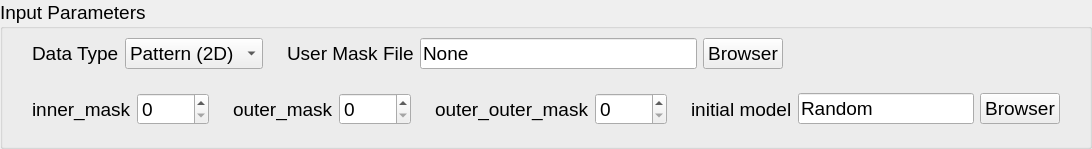
                <widget class="QGroupBox" name="groupBox_6">
                 <property name="font">
                  <font>
                   <pointsize>14</pointsize>
                  </font>
                 </property>
                 <property name="title">
                  <string notr="true">Input Parameters</string>
                 </property>
                 <property name="flat">
                  <bool>false</bool>
                 </property>
                 <property name="checkable">
                  <bool>false</bool>
                 </property>
                 <layout class="QVBoxLayout" name="verticalLayout_21">
                  <property name="topMargin">
                   <number>0</number>
                  </property>
                  <property name="bottomMargin">
                   <number>12</number>
                  </property>
                  <item>
                   <widget class="QWidget" name="widget_55" native="true">
                    <layout class="QHBoxLayout" name="horizontalLayout_45">
                     <property name="topMargin">
                      <number>0</number>
                     </property>
                     <property name="bottomMargin">
                      <number>0</number>
                     </property>
                     <item>
                      <widget class="QWidget" name="widget_52" native="true">
                       <layout class="QHBoxLayout" name="horizontalLayout_42">
                        <item>
                         <widget class="QLabel" name="label_42">
                          <property name="font">
                           <font>
                            <pointsize>14</pointsize>
                           </font>
                          </property>
                          <property name="text">
                           <string>Data Type</string>
                          </property>
                         </widget>
                        </item>
                        <item>
                         <widget class="QComboBox" name="comboBox_8">
                          <item>
                           <property name="text">
                            <string>Pattern (2D)</string>
                           </property>
                          </item>
                          <item>
                           <property name="text">
                            <string>Volume (3D)</string>
                           </property>
                          </item>
                         </widget>
                        </item>
                       </layout>
                      </widget>
                     </item>
                     <item>
                      <widget class="QWidget" name="widget_54" native="true">
                       <layout class="QHBoxLayout" name="horizontalLayout_44" stretch="0,0,0,0">
                        <item>
                         <widget class="QLabel" name="label_44">
                          <property name="font">
                           <font>
                            <pointsize>14</pointsize>
                           </font>
                          </property>
                          <property name="toolTip">
                           <string extracomment="only .npy file">&lt;html&gt;&lt;head/&gt;&lt;body&gt;&lt;p&gt;support &amp;quot;.npy&amp;quot; &amp;amp; binary file&lt;/p&gt;&lt;/body&gt;&lt;/html&gt;</string>
                          </property>
                          <property name="text">
                           <string>User Mask File</string>
                          </property>
                         </widget>
                        </item>
                        <item>
                         <widget class="QLineEdit" name="lineEdit_10">
                          <property name="text">
                           <string>None</string>
                          </property>
                          <property name="readOnly">
                           <bool>false</bool>
                          </property>
                         </widget>
                        </item>
                        <item>
                         <widget class="QPushButton" name="pushButton_15">
                          <property name="text">
                           <string>Browser</string>
                          </property>
                         </widget>
                        </item>
                        <item>
                         <spacer name="horizontalSpacer_25">
                          <property name="orientation">
                           <enum>Qt::Horizontal</enum>
                          </property>
                          <property name="sizeHint" stdset="0">
                           <size>
                            <width>40</width>
                            <height>20</height>
                           </size>
                          </property>
                         </spacer>
                        </item>
                       </layout>
                      </widget>
                     </item>
                    </layout>
                   </widget>
                  </item>
                  <item>
                   <widget class="QWidget" name="widget_56" native="true">
                    <layout class="QHBoxLayout" name="horizontalLayout_50">
                     <property name="topMargin">
                      <number>0</number>
                     </property>
                     <property name="bottomMargin">
                      <number>0</number>
                     </property>
                     <item>
                      <widget class="QWidget" name="widget_57" native="true">
                       <layout class="QHBoxLayout" name="horizontalLayout_46">
                        <item>
                         <widget class="QLabel" name="label_45">
                          <property name="font">
                           <font>
                            <pointsize>14</pointsize>
                           </font>
                          </property>
                          <property name="toolTip">
                           <string>&lt;html&gt;&lt;head/&gt;&lt;body&gt;&lt;p&gt;0 means None&lt;/p&gt;&lt;/body&gt;&lt;/html&gt;</string>
                          </property>
                          <property name="text">
                           <string>inner_mask</string>
                          </property>
                         </widget>
                        </item>
                        <item>
                         <widget class="QSpinBox" name="spinBox_20">
                          <property name="maximum">
                           <number>8192</number>
                          </property>
                         </widget>
                        </item>
                       </layout>
                      </widget>
                     </item>
                     <item>
                      <widget class="QWidget" name="widget_58" native="true">
                       <layout class="QHBoxLayout" name="horizontalLayout_47">
                        <item>
                         <widget class="QLabel" name="label_46">
                          <property name="font">
                           <font>
                            <pointsize>14</pointsize>
                           </font>
                          </property>
                          <property name="toolTip">
                           <string>&lt;html&gt;&lt;head/&gt;&lt;body&gt;&lt;p&gt;0 means None&lt;/p&gt;&lt;/body&gt;&lt;/html&gt;</string>
                          </property>
                          <property name="text">
                           <string>outer_mask</string>
                          </property>
                         </widget>
                        </item>
                        <item>
                         <widget class="QSpinBox" name="spinBox_21">
                          <property name="maximum">
                           <number>8192</number>
                          </property>
                         </widget>
                        </item>
                       </layout>
                      </widget>
                     </item>
                     <item>
                      <widget class="QWidget" name="widget_59" native="true">
                       <layout class="QHBoxLayout" name="horizontalLayout_48">
                        <item>
                         <widget class="QLabel" name="label_47">
                          <property name="font">
                           <font>
                            <pointsize>14</pointsize>
                           </font>
                          </property>
                          <property name="toolTip">
                           <string>&lt;html&gt;&lt;head/&gt;&lt;body&gt;&lt;p&gt;0 means None&lt;/p&gt;&lt;/body&gt;&lt;/html&gt;</string>
                          </property>
                          <property name="text">
                           <string>outer_outer_mask</string>
                          </property>
                         </widget>
                        </item>
                        <item>
                         <widget class="QSpinBox" name="spinBox_22">
                          <property name="maximum">
                           <number>8192</number>
                          </property>
                         </widget>
                        </item>
                       </layout>
                      </widget>
                     </item>
                     <item>
                      <widget class="QWidget" name="widget_60" native="true">
                       <layout class="QHBoxLayout" name="horizontalLayout_49">
                        <item>
                         <widget class="QLabel" name="label_48">
                          <property name="font">
                           <font>
                            <pointsize>14</pointsize>
                           </font>
                          </property>
                          <property name="toolTip">
                           <string>&lt;html&gt;&lt;head/&gt;&lt;body&gt;&lt;p&gt;0 means None&lt;/p&gt;&lt;/body&gt;&lt;/html&gt;</string>
                          </property>
                          <property name="text">
                           <string>initial model</string>
                          </property>
                         </widget>
                        </item>
                        <item>
                         <widget class="QLineEdit" name="lineEdit_11">
                          <property name="text">
                           <string>Random</string>
                          </property>
                          <property name="readOnly">
                           <bool>false</bool>
                          </property>
                         </widget>
                        </item>
                        <item>
                         <widget class="QPushButton" name="pushButton_16">
                          <property name="text">
                           <string>Browser</string>
                          </property>
                         </widget>
                        </item>
                       </layout>
                      </widget>
                     </item>
                    </layout>
                   </widget>
                  </item>
                 </layout>
                </widget>
